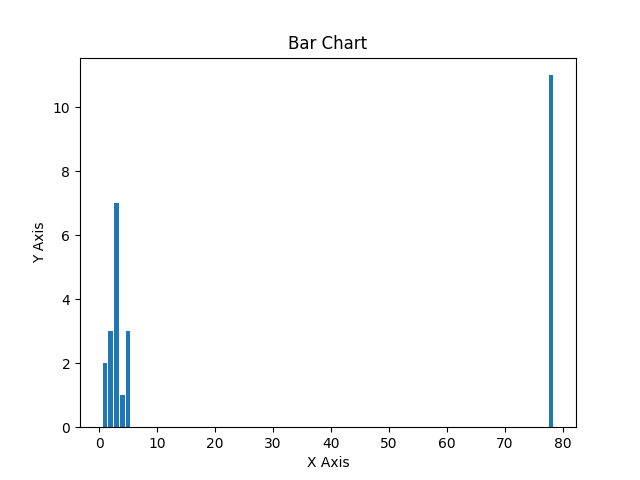

Write Python code to recreate this figure.
## Data View on Python
import matplotlib.pyplot as plt

x = [1,2,3,4,5,78]
y = [2,3,7,1,3,11]
title = "Bar Chart"
xAxis = "X Axis"
yAxis = "Y Axis"


# Title
plt.title(title)
#Axes
plt.xlabel(xAxis)
plt.ylabel(yAxis)

plt.bar(x, y)
plt.savefig("dataScience/barChart.png")
